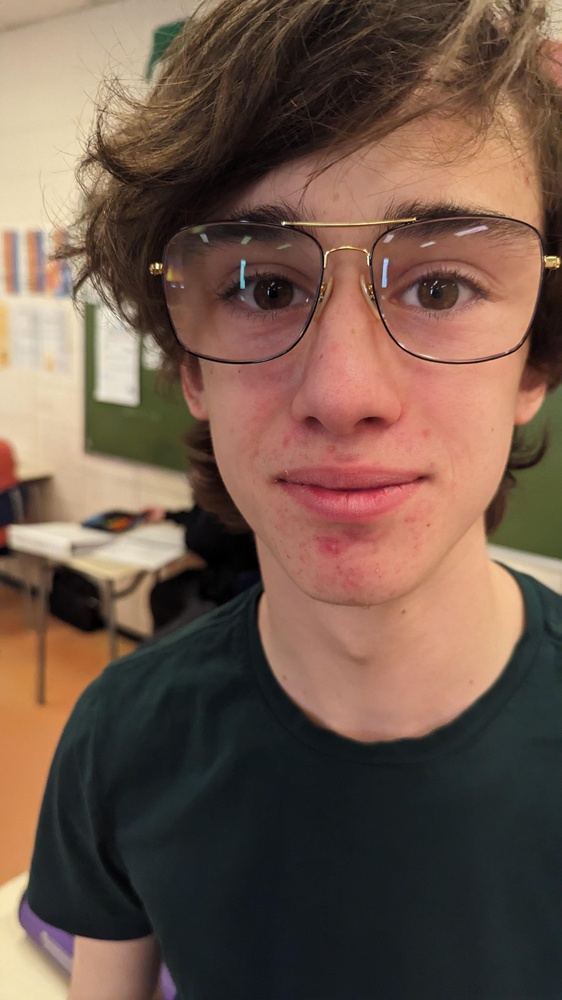
#> input picture mayence.jpg, 562 x 1000 px, shrunk from 2268 x 4032 before the run
$ python exercice1.py
#> lines starting #> are read from the running program, lines starting #| are printed output that depends on the picture; after the words box and inside, x2 and y2 are one past the last pixel; in counts of white or black regions, pixels touching at a corner belong together
import matplotlib.pyplot as plt
import numpy as np
from PIL import Image
from scipy import signal

# Input utilisateurs que j'ai rajouté
taille_noyau = int(input("Entrez la taille du noyau de flou (ex: 3, 5, 7) : "))
#> the answer given: 3
seuil = int(input("Entrez le seuil de seuillage (0 à 255) : "))
#> the answer given: 3

noyauX = np.array([
    [-1, 0, 1],
    [-2, 0, 2],
    [-1, 0, 1]
], dtype=np.float32)

noyauY = np.array([
    [-1, -2, -1],
    [0, 0, 0],
    [1, 2, 1]
], dtype=np.float32)

def generateur_noyau_flou(taille_noyau):
    noyau = (1 / taille_noyau ** 2) * np.ones((taille_noyau, taille_noyau), dtype=np.float32)
    return noyau


def convolution(image, noyau):
    return signal.convolve2d(image, noyau, mode="same", boundary="fill", fillvalue=255)


def amplitude_gradient(imageX, imageY):
    return np.sqrt(imageX ** 2 + imageY ** 2)


def seuillage(image, seuil):
    return (image < seuil)


# Charger l'image du beau Mayence
image = Image.open("mayence.jpg").convert("L")
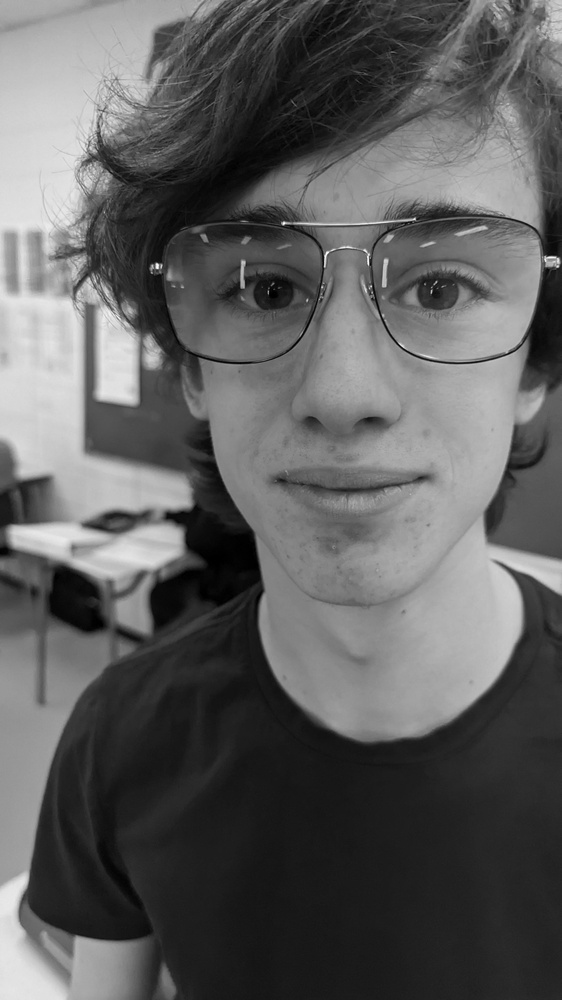
#> image: PIL image 562x1000 L; min 0, max 252, mean 94.5

# Traitement de l'image
noyau = generateur_noyau_flou(3)
image_floue = convolution(image, noyau)
convolX = convolution(image_floue, noyauX)
#> in convolution (call 2), `return signal.convolve2d(image, noyau, mode="same", boundary="fill", f..`:
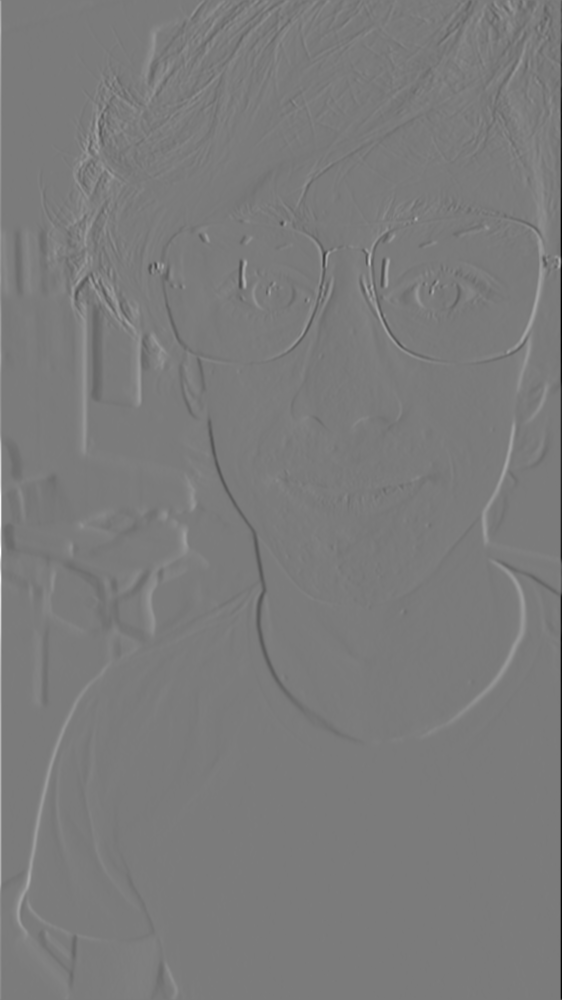
#> returned value: shape (1000, 562) float32; min -943.1, max 1004, mean 0.5; drawn with min black and max white
convolY = convolution(image_floue, noyauY)
#> in convolution (call 3), `return signal.convolve2d(image, noyau, mode="same", boundary="fill", f..`:
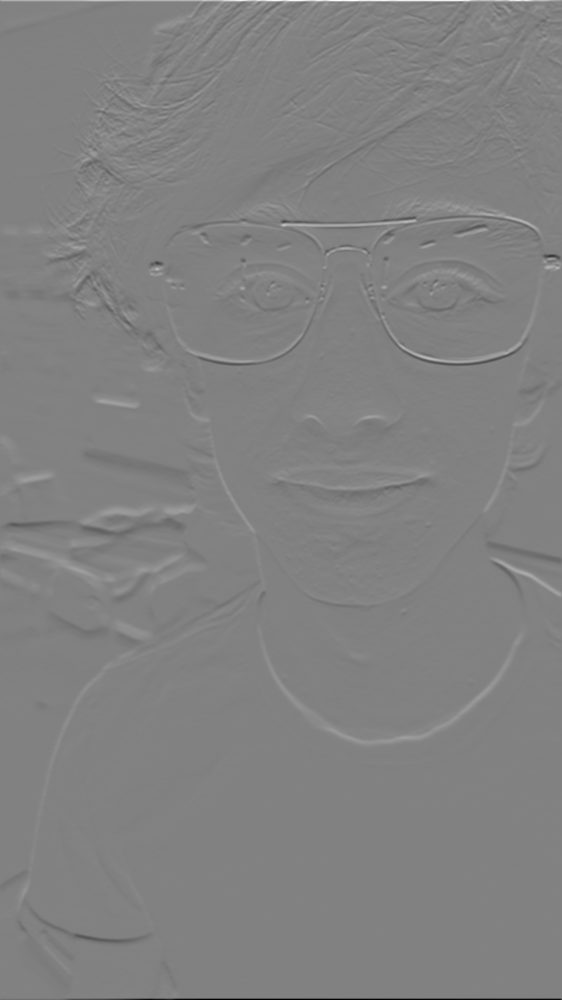
#> returned value: shape (1000, 562) float32; min -933.3, max 904.2, mean 0.1; drawn with min black and max white
grad = amplitude_gradient(convolX, convolY)
#> in amplitude_gradient, `return np.sqrt(imageX ** 2 + imageY ** 2)`:
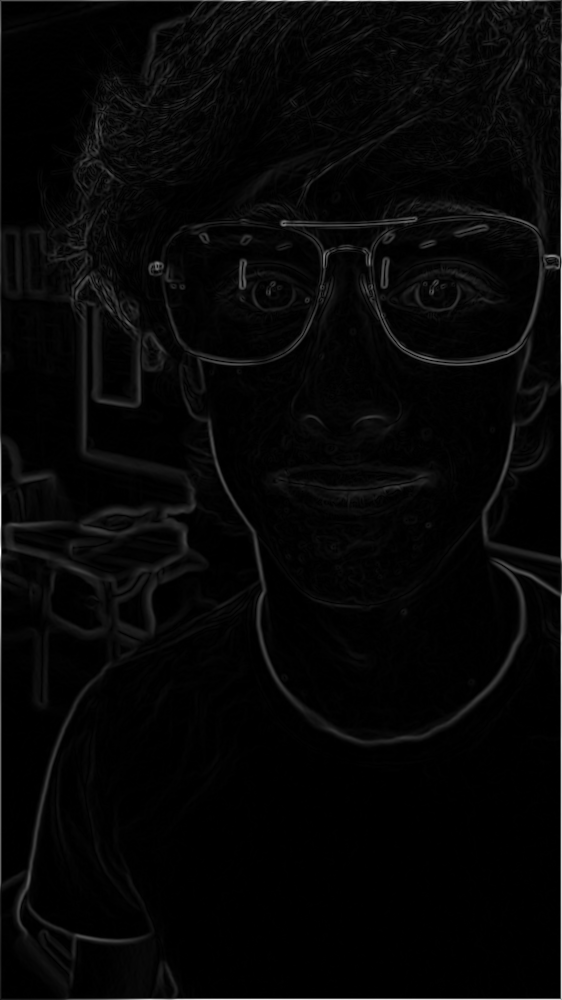
#> returned value: shape (1000, 562) float32; min 0, max 1004, mean 27.4; drawn with min black and max white
image_finale = seuillage(grad, 25)
#> in seuillage, `return (image < seuil)`:
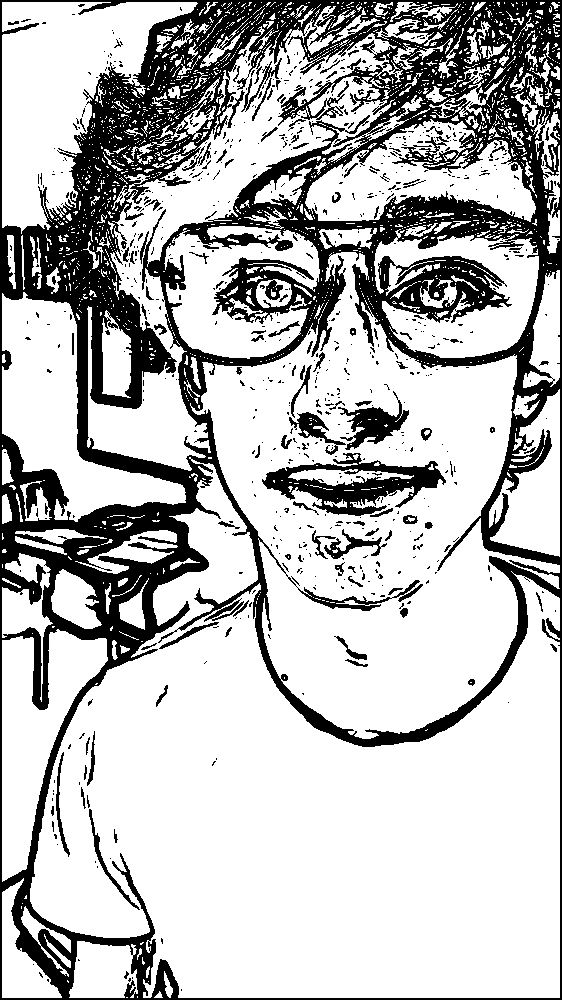
#> returned value: shape (1000, 562) bool; 73.4% white; 735 black regions (627 under 20 px), largest, box (x1, y1, x2, y2) and area: (0, 0, 562, 1000) 133257, (262, 453, 446, 516) 4630, (338, 391, 409, 450) 1517

# Affichage des images (je crois que j'aurais pu utiliser une loop mais bon..)
fig, axes = plt.subplots(3, 2, figsize=(10, 12))

axes[0, 0].imshow(image, cmap="gray")
axes[0, 0].set_title("1. Image originale")
axes[0, 0].axis("off")

axes[0, 1].imshow(image_floue, cmap="gray")
axes[0, 1].set_title("2. Image floutée (3x3)")
axes[0, 1].axis("off")

axes[1, 0].imshow(convolX, cmap="gray")
axes[1, 0].set_title("3. Sobel X")
axes[1, 0].axis("off")

axes[1, 1].imshow(convolY, cmap="gray")
axes[1, 1].set_title("4. Sobel Y")
axes[1, 1].axis("off")

axes[2, 0].imshow(grad, cmap="gray")
axes[2, 0].set_title("5. Amplitude du gradient")
axes[2, 0].axis("off")

axes[2, 1].imshow(image_finale, cmap="gray")
axes[2, 1].set_title("6. Après seuillage")
axes[2, 1].axis("off")

plt.tight_layout()
plt.show()
